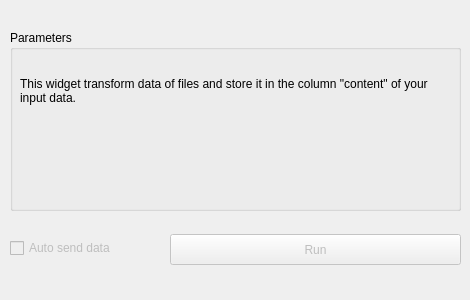
<?xml version="1.0" encoding="UTF-8"?>
<ui version="4.0">
 <class>Form</class>
 <widget class="QWidget" name="Form">
  <property name="geometry">
   <rect>
    <x>0</x>
    <y>0</y>
    <width>470</width>
    <height>300</height>
   </rect>
  </property>
  <property name="windowTitle">
   <string>Form</string>
  </property>
  <widget class="QGroupBox" name="groupBox">
   <property name="geometry">
    <rect>
     <x>10</x>
     <y>30</y>
     <width>451</width>
     <height>181</height>
    </rect>
   </property>
   <property name="title">
    <string>Parameters</string>
   </property>
   <widget class="QLabel" name="Description">
    <property name="geometry">
     <rect>
      <x>10</x>
      <y>20</y>
      <width>431</width>
      <height>81</height>
     </rect>
    </property>
    <property name="text">
     <string>This widget transform data of files and store it in the column &quot;content&quot; of your input data.</string>
    </property>
    <property name="textFormat">
     <enum>Qt::AutoText</enum>
    </property>
    <property name="alignment">
     <set>Qt::AlignLeading|Qt::AlignLeft|Qt::AlignVCenter</set>
    </property>
    <property name="wordWrap">
     <bool>true</bool>
    </property>
   </widget>
  </widget>
  <widget class="QPushButton" name="pushButton_send">
   <property name="enabled">
    <bool>false</bool>
   </property>
   <property name="geometry">
    <rect>
     <x>170</x>
     <y>234</y>
     <width>291</width>
     <height>31</height>
    </rect>
   </property>
   <property name="text">
    <string>Run</string>
   </property>
  </widget>
  <widget class="QCheckBox" name="checkBox_send">
   <property name="enabled">
    <bool>false</bool>
   </property>
   <property name="geometry">
    <rect>
     <x>10</x>
     <y>240</y>
     <width>131</width>
     <height>16</height>
    </rect>
   </property>
   <property name="text">
    <string>Auto send data</string>
   </property>
  </widget>
 </widget>
 <resources/>
 <connections/>
</ui>
